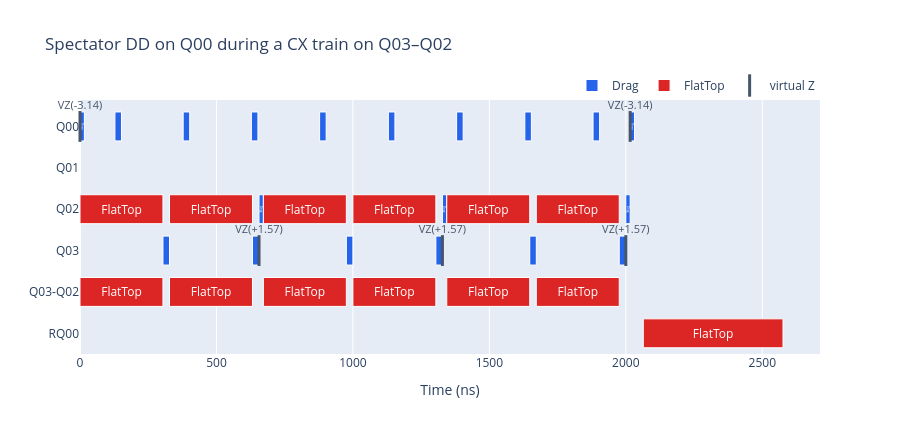

Notebook code cell kept with this figure:
### Markdown cell above
## Part 3 — spectator DD while neighbors run gates

DD's day job in algorithmic circuits (the QV64 setting): a qubit holding
a superposition sits idle while its neighbors execute gates, and crosstalk
plus dephasing degrade it. Here `q0` holds |+⟩ while `q3`–`q2` run a
train of three CXs; we compare leaving `q0` alone against decoupling it
(`qubits=[0]` restricts the DD pass to the spectator):

### Code cell
def spectator_circuit() -> QuantumCircuit:
    qc = QuantumCircuit(4, 1)
    qc.h(0)
    for _ in range(3):
        qc.cx(3, 2)
        qc.barrier(2, 3)  # keep the CXs from cancelling
    qc.barrier()
    qc.h(0)
    qc.measure(0, 0)
    return qc


spectator_free = transpile(spectator_circuit(), backend,
                           scheduling_method="asap", optimization_level=1)
physical = transpile(spectator_circuit(), backend, optimization_level=1)
spectator_dd = build_dynamical_decoupling_pass_manager(
    backend,
    sequence="xy4",
    pulse_interval=PULSE_INTERVAL_NS * 1e-9,
    scheduling_method="asap",
    qubits=[0],  # decouple only the spectator
).run(physical)

schedule_spectator = backend.validate(spectator_dd)[0]
build_pulse_schedule_timeline_figure(
    schedule_spectator, title="Spectator DD on Q00 during a CX train on Q03–Q02"
).show()

### Figure 1 — Plotly figure (JSON) as saved in the notebook; plotly's stock layout.template omitted (floating-point values rounded to 4 significant figures)
{"data": [{"base": [0, 128, 378, 628, 878, 1130, 1380, 1630, 1880, 2016, 656, 1328, 2000, 304, 632, 976, 1304, 1648, 1976], "hovertemplate": "Drag<br>start=%{base:.1f} ns<br>duration=%{x:.1f} ns<extra></extra>", "insidetextanchor": "middle", "marker": {"color": "#2563eb", "line": {"color": "#ffffff", "width": 1}}, "name": "Drag", "orientation": "h", "text": "Drag", "textposition": "inside", "type": "bar", "x": [16, 24, 24, 24, 24, 24, 24, 24, 24, 16, 16, 16, 16, 24, 24, 24, 24, 24, 24], "y": ["Q00", "Q00", "Q00", "Q00", "Q00", "Q00", "Q00", "Q00", "Q00", "Q00", "Q02", "Q02", "Q02", "Q03", "Q03", "Q03", "Q03", "Q03", "Q03"]}, {"base": [0, 328, 672, 1000, 1344, 1672, 0, 328, 672, 1000, 1344, 1672, 2064], "hovertemplate": "FlatTop<br>start=%{base:.1f} ns<br>duration=%{x:.1f} ns<extra></extra>", "insidetextanchor": "middle", "marker": {"color": "#dc2626", "line": {"color": "#ffffff", "width": 1}}, "name": "FlatTop", "orientation": "h", "text": "FlatTop", "textposition": "inside", "type": "bar", "x": [304, 304, 304, 304, 304, 304, 304, 304, 304, 304, 304, 304, 512], "y": ["Q02", "Q02", "Q02", "Q02", "Q02", "Q02", "Q03-Q02", "Q03-Q02", "Q03-Q02", "Q03-Q02", "Q03-Q02", "Q03-Q02", "RQ00"]}, {"cliponaxis": false, "customdata": [["VirtualZ", -3.142], ["VirtualZ", -3.142], ["VirtualZ", 1.571], ["VirtualZ", 1.571], ["VirtualZ", 1.571]], "hovertemplate": "%{customdata[0]}<br>t=%{x:.1f} ns<br>theta=%{customdata[1]:.3f} rad<extra></extra>", "marker": {"color": "#475569", "line": {"color": "#475569", "width": 3}, "size": 22, "symbol": "line-ns-open"}, "mode": "markers+text", "name": "virtual Z", "text": ["VZ(-3.14)", "VZ(-3.14)", "VZ(+1.57)", "VZ(+1.57)", "VZ(+1.57)"], "textfont": {"color": "#475569", "size": 11}, "textposition": "top center", "type": "scatter", "x": [0, 2016, 656, 1328, 2000], "y": ["Q00", "Q00", "Q03", "Q03", "Q03"]}], "layout": {"bargap": 0.3, "barmode": "overlay", "height": 434, "legend": {"orientation": "h", "x": 1, "xanchor": "right", "y": 1, "yanchor": "bottom"}, "title": {"text": "Spectator DD on Q00 during a CX train on Q03–Q02"}, "width": 900, "xaxis": {"rangemode": "tozero", "title": {"text": "Time (ns)"}}, "yaxis": {"categoryarray": ["RQ00", "Q03-Q02", "Q03", "Q02", "Q01", "Q00"], "categoryorder": "array"}}}
